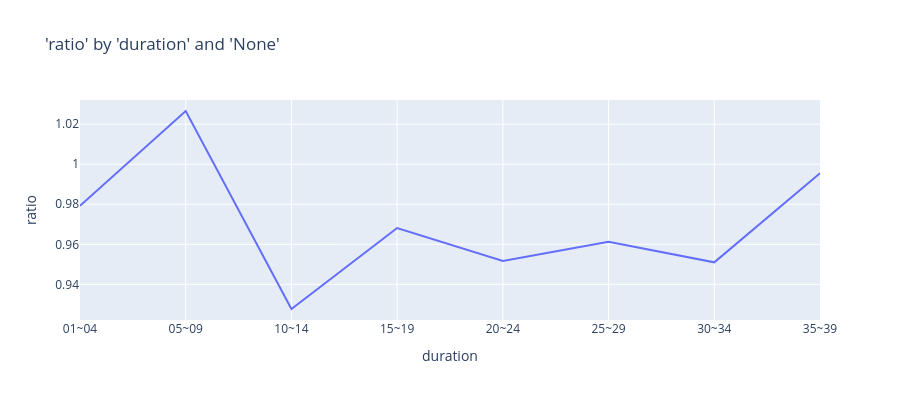

Notebook code for this chart:
### Code cell
charters.chart(
    df=model_data,
    x_axis="duration",
    y_axis="ratio",
    numerator="death_claim_amount",
    denominator="exp_amt_neural",
    x_bins=8,
    type="line",
)

### Figure 1 — Plotly figure (JSON) as saved in the notebook; plotly's stock layout.template omitted (floating-point values rounded to 4 significant figures)
{"data": [{"hovertemplate": "duration=%{x}<br>ratio=%{y}<extra></extra>", "legendgroup": "", "line": {"color": "#636efa", "dash": "solid"}, "marker": {"symbol": "circle"}, "mode": "lines", "name": "", "orientation": "v", "showlegend": false, "type": "scatter", "x": ["01~04", "05~09", "10~14", "15~19", "20~24", "25~29", "30~34", "35~39"], "xaxis": "x", "y": [0.9793, 1.027, 0.9277, 0.9681, 0.9517, 0.9612, 0.951, 0.9955], "yaxis": "y"}], "layout": {"height": 400, "legend": {"tracegroupgap": 0}, "title": {"text": "'ratio' by 'duration' and 'None'"}, "xaxis": {"anchor": "y", "domain": [0, 1], "title": {"text": "duration"}}, "yaxis": {"anchor": "x", "domain": [0, 1], "title": {"text": "ratio"}, "type": "-"}}}
